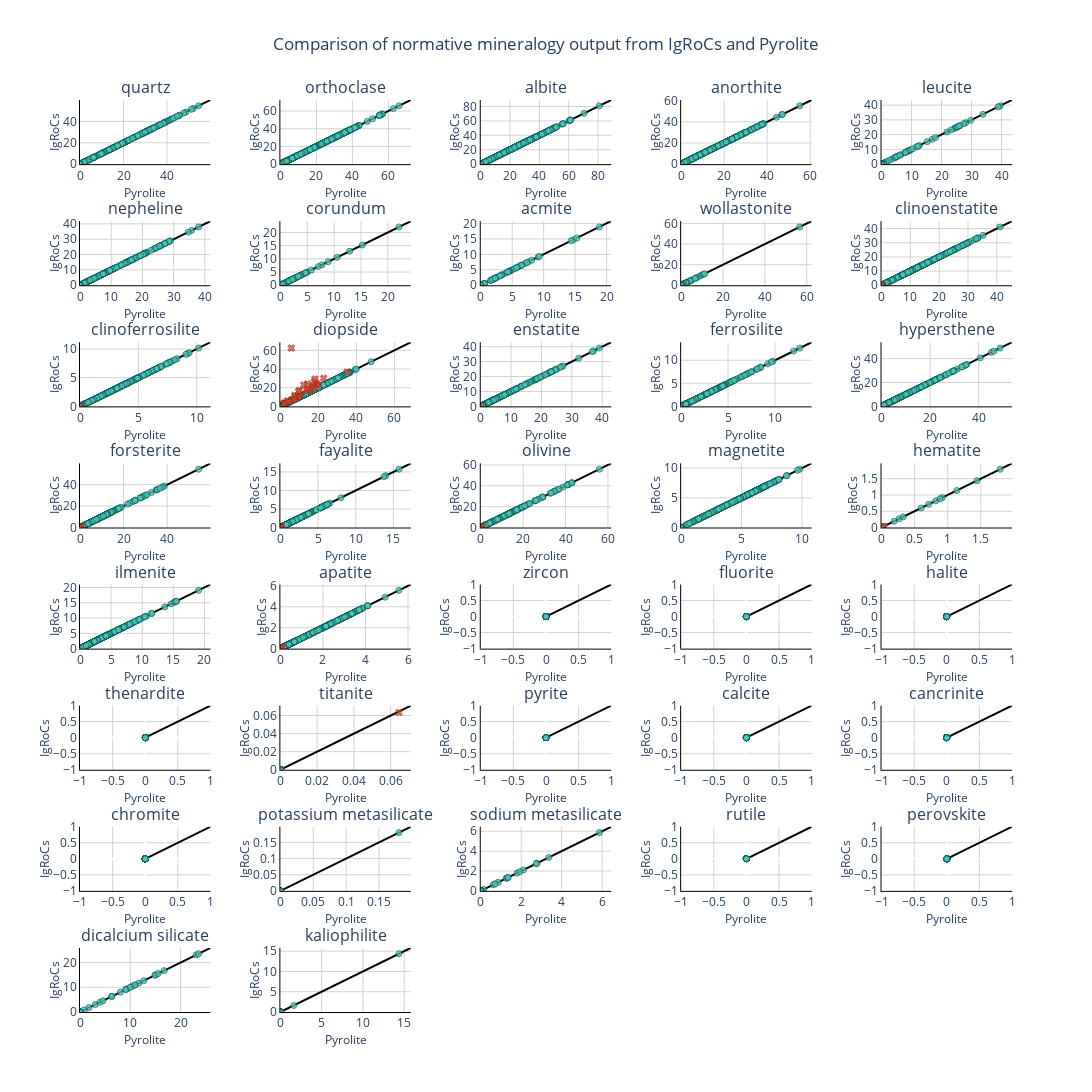

The notebook cell saved with this chart:
### Code cell
rows=8
cols=5

fig = make_subplots(rows=rows, cols=cols,subplot_titles=igrocs_norms_lemaitre_majors.columns, horizontal_spacing=0.075)

list_index = 0
n_plots = len(igrocs_norms_lemaitre_majors.columns)

for i in range(1,rows+1):
    for j in range(1,cols+1):
        if list_index + 1 <= n_plots:
            trace = igrocs_norms_lemaitre.columns[list_index]

            pct_diff_norms_filter = abs(pd.to_numeric(web_norms_lemaitre_majors[trace], errors='coerce') - 
            pd.to_numeric(igrocs_norms_lemaitre_majors[trace], errors='coerce')) / pd.to_numeric(igrocs_norms_lemaitre_majors[trace], errors='coerce') > 0.01


            fig.append_trace(
                go.Scatter(
                    x=[0,100],
                    y=[0,100],
                    mode='lines',
                    line=dict(color='black')
                    ),
                row=i,
                col=j
            )

            fig.append_trace(
            go.Scatter(
                x=pd.to_numeric(web_norms_lemaitre_majors[trace][pct_diff_norms_filter==False], errors='coerce').fillna(0),
                y=pd.to_numeric(igrocs_norms_lemaitre_majors[trace][pct_diff_norms_filter==False], errors='coerce').fillna(0),
                mode='markers',
                marker=dict(
                        color="#57C4AD",
                        opacity=0.75,
                        line=dict(
                            color='#006164',
                            width=1)),
                name=trace
                ),
            row=i,
            col=j
            )

            fig.append_trace(
                go.Scatter(
                    x=pd.to_numeric(web_norms_lemaitre_majors[trace][pct_diff_norms_filter], errors='coerce').fillna(0),
                    y=pd.to_numeric(igrocs_norms_lemaitre_majors[trace][pct_diff_norms_filter], errors='coerce').fillna(0),
                    mode='markers',
                    marker=dict(
                        symbol='x',
                        color="#DB4325",
                        opacity=0.75,
                        line=dict(
                            color='#8b2a17',
                            width=1)),
                    name=trace
                    ),
                row=i,
                col=j
            )
            
            x_max = pd.to_numeric(web_norms_lemaitre_majors[trace], errors='coerce').max()
            y_max =  pd.to_numeric(igrocs_norms_lemaitre_majors[trace], errors='coerce').max()

            xy_max = max([x_max, y_max])*1.1

            fig.update_xaxes(
                title_text="webNORM",
                title_font = {"size": 12},
                title_standoff = 5,
                range=[0,xy_max],
                row=i,
                col=j,
                gridcolor='lightgrey',
                linecolor='black'
                )
            
            fig.update_yaxes(
                title_text='IgRoCs',
                title_font = {"size": 12},
                title_standoff = 0,
                range=[0,xy_max],
                row=i,
                col=j,
                gridcolor='lightgrey',
                linecolor='black'
                )

        list_index +=1

fig.update_layout(height=2200, width=1300, showlegend=False, title_text="Comparison of normative mineralogy output from IgRoCs and webNORM", plot_bgcolor='rgba(0,0,0,0)', title_x=0.5)
fig.show()
fig.write_image('Comparison of normative mineralogy output from IgRoCs and webNORM.svg')
